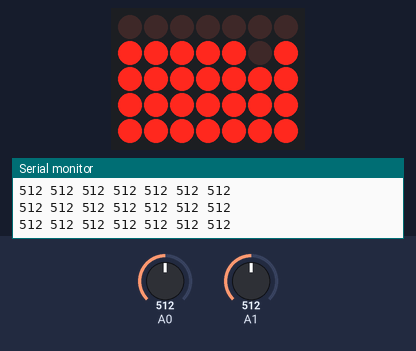
Recording of a sketch running on a simulated Arduino Uno, built with avr-gcc and run on an emulated ATmega328P. On the bench: 7×5 LED matrix, the last lines printed to the serial monitor. Wiring (inferred from the names in the program): LED matrix (orientation assumed): rows pin 5, pin 13, A3, A4, A5; columns pin 8, pin 9, pin 10, pin 11, pin 12, pin 4, pin 7. Inputs (shaded band) come from the test bench; at power-on: A0 = 512, A1 = 512.

Above: at 1.2 s.
1.3 s: A0 set to 149
2.8 s: A0 set to 125
At 3.2 s:
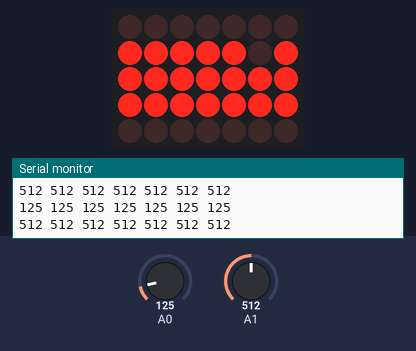
4.3 s: A0 set to 90
At 5.5 s:
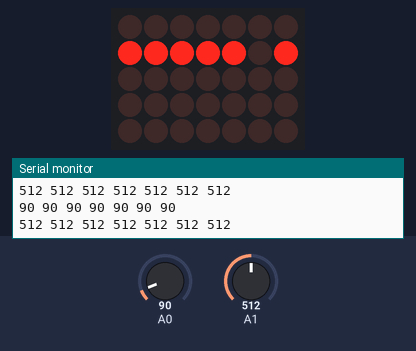
5.8 s: A0 set to 111
At 7.0 s:
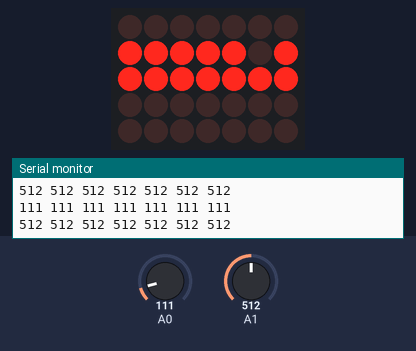
7.3 s: A0 set to 150
At 7.8 s:
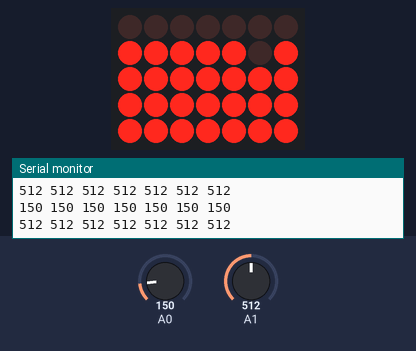
8.8 s: A0 set to 130
At 10.2 s:
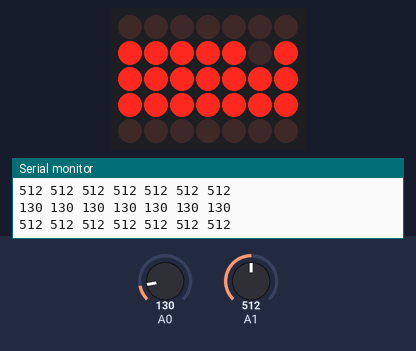
Timing chart, 0 to 11.3 s (numbered marks = the images above; inputs shaded):
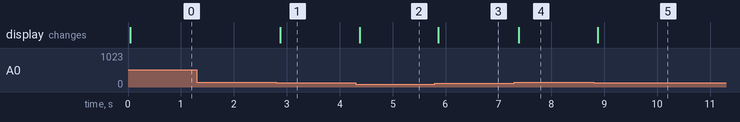

Measured:
- the behaviour switches between 141 and 140 on A0 (found by bisection; images 0 and 1)
- the behaviour switches between 100 and 101 on A0 (found by bisection; images 2 and 3)
- after the input at 2.8 s, the display: changes after 0.08 s (image 1)
- after the input at 4.3 s, the display: changes after 0.08 s (image 2)
- after the input at 5.8 s, the display: changes after 0.06 s (image 3)
- after the input at 7.3 s, the display: changes after 0.08 s (image 4)
- after the input at 8.8 s, the display: changes after 0.08 s (image 5)

The sketch:

ledspectrum_0.3.ino
```cpp
/*
by Ody
3-2015
*/
int colpin1 = 7;
int colpin2 = 8;
int colpin3 = 9;
int colpin4 = 10;
int colpin5 = 11;
int colpin6 = 12;
int colpin7 = 13;


int rowpin1 = 6;
int rowpin2 = A2;
int rowpin3 = A3;
int rowpin4 = A4;
int rowpin5 = A5;

int strobe = 4; // strobe pins on digital 4
int res = 5; // reset pins on digital 5
int left[7]; // store band values in these arrays
int right[7];
int band;
void setup()
{

 Serial.begin(115200);
 pinMode(res, OUTPUT); // reset
 pinMode(strobe, OUTPUT); // strobe

 pinMode(colpin1, OUTPUT);
 pinMode(colpin2, OUTPUT);
 pinMode(colpin3, OUTPUT);
 pinMode(colpin4, OUTPUT);
 pinMode(colpin5, OUTPUT);
 pinMode(colpin6, OUTPUT);
 pinMode(colpin7, OUTPUT);

 pinMode(rowpin1, OUTPUT);
 pinMode(rowpin2, OUTPUT);
 pinMode(rowpin3, OUTPUT);
 pinMode(rowpin4, OUTPUT);
 pinMode(rowpin5, OUTPUT);

 digitalWrite(res,LOW); // reset low
 digitalWrite(strobe,HIGH); //pin 5 is RESET on the shield
}

void loop()
{
  readMSGEQ7();


 // display values of left channel on serial monitor
 for (band = 0; band < 7; band++)
 {
 Serial.print(left[band]);
 Serial.print(" ");
 }
 Serial.println();
// display values of right channel on serial monitor
 for (band = 0; band < 7; band++)
 {
 Serial.print(right[band]);
 Serial.print(" ");
 }
 Serial.println();


spec(colpin1, left[0]);
spec(colpin2, left[1]);
spec(colpin3, left[2]);
spec(colpin4, left[3]);
spec(colpin5, left[4]);
spec(colpin6, left[5]);
spec(colpin7, left[6]);

/*
spec(colpin1, right[0]);
spec(colpin2, right[1]);
spec(colpin3, right[2]);
spec(colpin4, right[3]);
spec(colpin5, right[4]);
spec(colpin6, right[5]);
spec(colpin7, right[6]);
*/
}

void readMSGEQ7()
// Function to read 7 band equalizers
{
 digitalWrite(res, HIGH);
 digitalWrite(res, LOW);
 for(band=0; band < 7; band++)
 {
 digitalWrite(strobe,LOW); // strobe pin on the shield - kicks the IC up to the next band
 delayMicroseconds(30); //
 left[band] = analogRead(0); // store left band reading
 right[band] = analogRead(1); // ... and the right
 digitalWrite(strobe,HIGH);
 }
}

// function that lights of a column depending on height
void spec(int col, int height)
{
  digitalWrite(colpin1, HIGH);
  digitalWrite(colpin2, HIGH);
  digitalWrite(colpin3, HIGH);
  digitalWrite(colpin4, HIGH);
  digitalWrite(colpin5, HIGH);
  digitalWrite(colpin6, HIGH);
  digitalWrite(colpin7, HIGH);

  digitalWrite(col, LOW);


   digitalWrite(rowpin3, LOW);
   digitalWrite(rowpin4, LOW);
   digitalWrite(rowpin5, LOW);
  //for height
  if(height > 73)
  {
   digitalWrite(rowpin1, HIGH);
  }
  else
  {
   digitalWrite(rowpin1, LOW);
  }

  if(height > 80)
  {
   digitalWrite(rowpin2, HIGH);
  }
  else
  {
   digitalWrite(rowpin2, LOW);
  }

  if(height > 100)
  {
   digitalWrite(rowpin3, HIGH);
  }
  else
  {
    digitalWrite(rowpin3, LOW);
  }

  if(height > 120)
  {
  digitalWrite(rowpin4, HIGH);
  }

  if(height > 140)
  {
  digitalWrite(rowpin5, HIGH);
  }

  delay(2);
}
```
